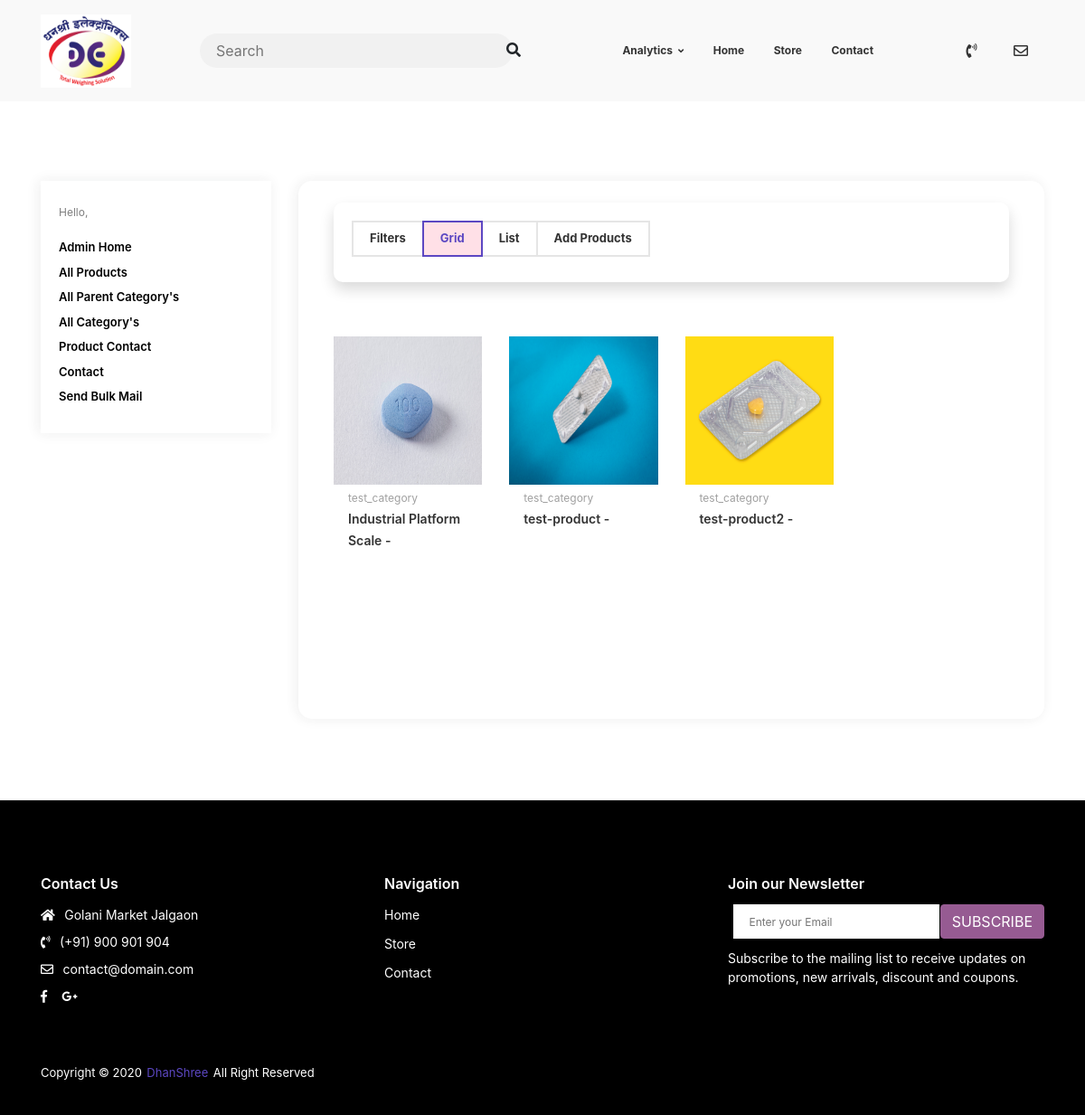
Screenshot of /analytics/product/list-admin/ (signed in) with the database file from the repository.
### products/models.py (models this page shows, shortened)
class Product(models.Model):
    category = models.ForeignKey(Category, on_delete=models.CASCADE)
    title = models.CharField(max_length=200, unique=True)
    label = models.CharField(choices=LABEL_CHOICES, max_length=11, null=True, blank=True,
                             help_text="Item is of Sale, New Arrival etc or leave it blank for no label. \
                                        (Label will be displayed over a item.)")
    slug = models.SlugField(unique=True)
    model = models.TextField(null=True, blank=True, max_length=200)
    capacity = models.TextField(null=True, blank=True, max_length=200)
    e_value = models.TextField(null=True, blank=True, max_length=200)
    platform_size = models.TextField(null=True, blank=True, max_length=200)
    weighing_capacity = models.CharField(help_text='Weighing capacity', null=True, blank=True, max_length=200)
    use = models.CharField(null=True, blank=True, max_length=200)
    brand = models.CharField(null=True, blank=True, max_length=200)
    display_type = models.CharField(null=True, blank=True, max_length=200)
    material = models.CharField(null=True, blank=True, max_length=200)
    battery_type = models.CharField(null=True, blank=True, max_length=200)
    power_consumption = models.CharField(null=True, blank=True, max_length=200)
    voltage = models.CharField(null=True, blank=True, max_length=200)
    operating_temperature = models.CharField(null=True, blank=True, max_length=200)
    no_of_digits = models.CharField(null=True, blank=True, max_length=200)
    digit_height = models.CharField(null=True, blank=True, max_length=200)
    options = models.TextField(help_text='Overview product', null=True, blank=True)
    image_main = models.ImageField(upload_to='products', null=True, blank=True)
    image_2 = models.ImageField(upload_to='products', null=True, blank=True)
    image_3 = models.ImageField(upload_to='products', null=True, blank=True)
    image_4 = models.ImageField(upload_to='products', null=True, blank=True)
    image_5 = models.ImageField(upload_to='products', null=True, blank=True)
    is_active = models.BooleanField(default=True)
    trending = models.BooleanField(default=False)
    date_added = models.DateTimeField(auto_now_add=True)
    class Meta:
        db_table = 'products_product'
        ordering = ['title']

class Category(models.Model):
    parent_category = models.ForeignKey(ParentCategory, on_delete=models.CASCADE)
    title = models.CharField(max_length=200, unique=True)
    slug = models.SlugField(unique=True)
    description = models.TextField(null=True, blank=True)
    image = models.ImageField(upload_to='category', null=True, blank=True)  # image of slide ...
    is_active = models.BooleanField(default=True)
    def __str__(self):
        return self.title

### analytics/views.py (the view)
# urls.py: path('product/list-admin/', views.AdminProductListView.as_view(), name='admin-product-list'),
class AdminProductListView(LoginRequiredMixin, UserPassesTestMixin, ListView):
    model = Product
    paginate_by = 4
    template_name = "analytics/product_list_admin.html"
    def get_context_data(self, **kwargs):
        context = super().get_context_data(**kwargs)
        current_query = Product.objects.all()
        product_filter = ProductFilter(self.request.GET, queryset=current_query)
        if len(product_filter.qs) != len(current_query):
            context['filter'] = product_filter
            context['object_list'] = product_filter.qs
            if len(product_filter.qs) < self.paginate_by:
                context['is_paginated'] = False
        return context
    def test_func(self):  # Giving only staff the permission to add Category
        return self.request.user.is_staff is True

### analytics/templates/analytics/product_list_admin.html (shortened to what this page needs)
{% extends "analytics/base.html" %}
{% load products_extras %}
{% block data %}
                <div class="container">
                    <div class="row">
                        <div class="col-lg-12">
                            <div class="shop-p">
                                <div class="shop-p__toolbar u-s-m-b-30">
                                    <div class="shop-p__meta-wrap u-s-m-b-60">
                                    <div class="shop-p__tool-style">
                                        <div class="tool-style__group u-s-m-b-8">
                                            <span class="js-shop-filter-target" data-side="#side-filter">Filters</span>
                                            <span class="js-shop-grid-target is-active">Grid</span>
                                            <span class="js-shop-list-target">List</span>
                                            <a href="{% url 'admin-product-add'%}"><span class="js-shop-list-target">Add Products</span></a>
                                        </div>
                                    </div>
                                    </div>
                                </div>
                                <div class="shop-p__collection">
                                    <div class="row is-grid-active">
                                        {% for product in object_list %}
                                        <div class="col-lg-3 col-md-4 col-sm-6">
                                            <div class="product-m">
                                                <div class="product-m__thumb">
                                                    <a class="aspect aspect--bg-grey aspect--square u-d-block" href="{% url 'product-detail-view' product.id %}">
                                                        <img class="aspect__img" src="{{ product.image_main.url }}" alt=""></a>
                                                </div>
                                                <div class="product-m__content">
                                                    <div class="product-m__category">
                                                        <a href="">{{ product.category }}</a></div>
                                                    <div class="product-m__name">
                                                        <a href="{% url 'product-detail-view' product.id %}">{{ product.title }} - </a></div>
                                                </div>
                                            </div>
                                        </div>
                                        {% endfor %}
                                    </div>
                                </div>
                                <div class="u-s-p-y-60">
                                </div>
                            </div>
                        </div>
                    </div>
                </div>
            </div>
{% endblock data %}

### rows the page displays
Product: image_main (picture), category "test_category", title "Industrial Platform Scale"
Product: image_main (picture), category "test_category", title "test-product"
Product: image_main (picture), category "test_category", title "test-product2"
